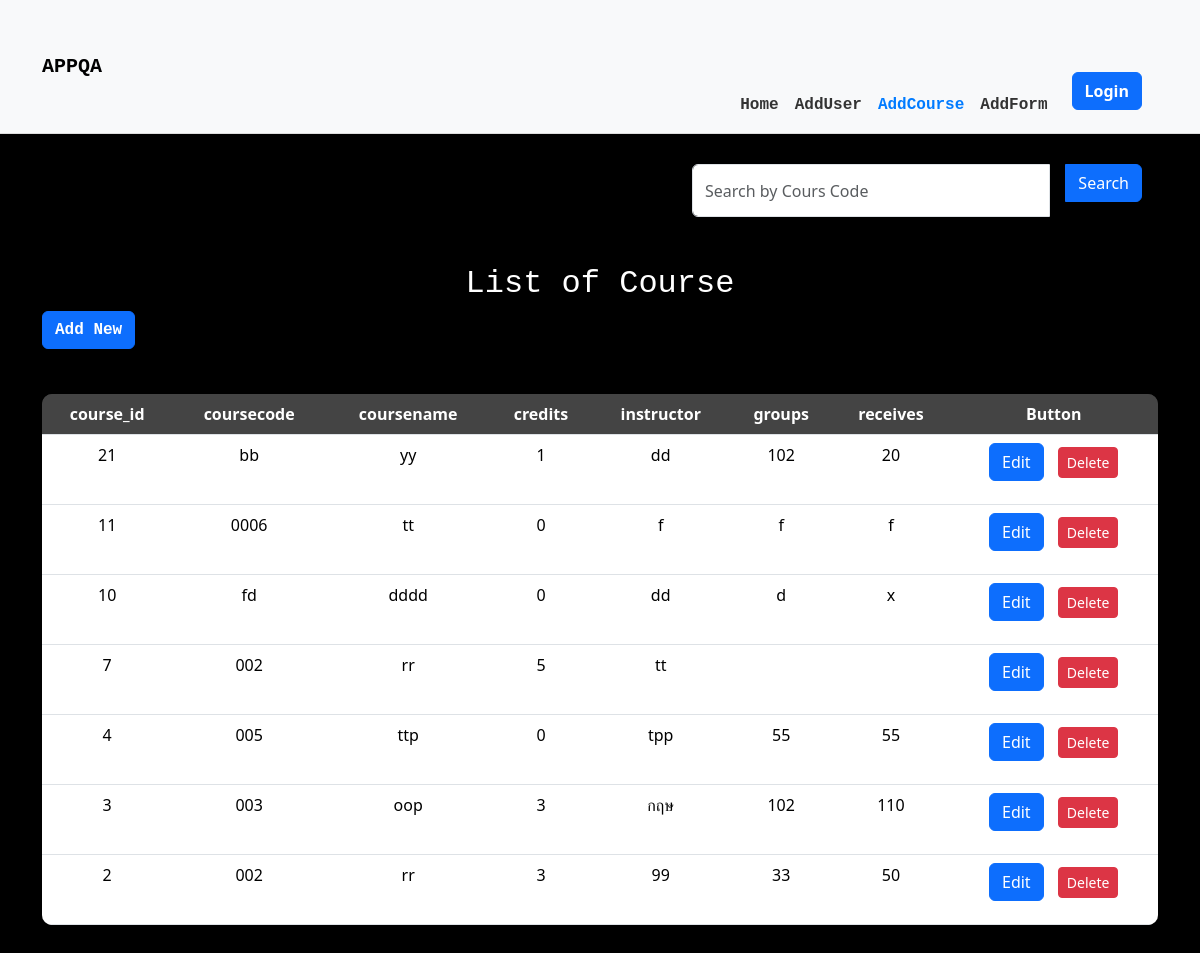
The page /adminpage/addcourse/index_course.php on the database its author committed.
### tables this page shows
CREATE TABLE `course` (
  `course_id` int(10) NOT NULL,
  `coursecode` varchar(10) NOT NULL,
  `coursename` varchar(50) NOT NULL,
  `credits` int(10) NOT NULL,
  `instructor` varchar(50) NOT NULL,
  `groups` varchar(20) NOT NULL,
  `receives` varchar(20) NOT NULL
);

### adminpage/addcourse/index_course.php (the view, shortened to what this page needs)
<!DOCTYPE html>
<html lang="en">
<head>
    <link rel="stylesheet" href="https://cdn.jsdelivr.net/npm/bootstrap@5.3.3/dist/css/bootstrap.min.css">
</head>
<body class="body-index">
    <?php
    $current_page = basename($_SERVER['PHP_SELF']);
    ?>
    <nav class="navbar navbar-expand-lg navbar-light bg-light">
        <div class="container">
            <a class="navbar-brand" href="http://localhost/connectform/homepage.php">APPQA</a>
            <ul class="navbar-nav ms-auto">
                <li class="nav-item <?php echo $current_page == 'homepage.php' ? 'active' : ''; ?>">
                    <a class="nav-link" href="http://localhost/connectform/homepage.php">Home</a>
                </li>
                <li class="nav-item <?php echo $current_page == 'index-user.php' ? 'active' : ''; ?>">
                    <a class="nav-link" href="http://localhost/connectform/adminpage/adduser/index-user.php">AddUser</a>
                </li>
                <li class="nav-item <?php echo $current_page == 'index_course.php' ? 'active' : ''; ?>">
                    <a class="nav-link" href="http://localhost/connectform/adminpage/addcourse/index_course.php">AddCourse</a>
                </li>
                <li class="nav-item <?php echo $current_page == 'index.php' ? 'active' : ''; ?>">
                    <a class="nav-link" href="http://localhost/connectform/adminpage/addform/index.php">AddForm</a>
                </li>
                <div class="login-button">
                    <a class="btn btn-primary" href="http://localhost/connectform/login.php" role="button" style="color: #fff;">Login</a>
                </div>
            </ul>
        </div>
    </nav>
    <!DOCTYPE html>
    <html lang="en">
    <head>
        <link rel="stylesheet" href="https://cdn.jsdelivr.net/npm/bootstrap@5.3.3/dist/css/bootstrap.min.css">
    </head>
    </head>
    <body>
        <div class="container mt-4">
            <form action="" method="GET">
                <div class="input-group mb-3">
                    <input id="searchInput" type="text" name="search" required value="<?php if (isset($_GET['search'])) {
                                                                                            echo htmlspecialchars($_GET['search']);
                                                                                        } ?>" class="form-control" placeholder="Search by Cours Code">
                    <button type="submit" class="btn btn-primary">Search</button>
                </div>
            </form>
        </div>
    </body>
    </html>
    <div class="container my-5">
        <h2 style="font-family: 'Courier New', Courier, monospace; text-align: center;">List of Course</h2>
        <a class="btn btn-primary" href="http://localhost/connectform/adminpage/addcourse/create_course.php" role="button" style="font-family: 'Courier New', Courier, monospace; font-weight: bold;">Add New</a>
        <br>
        <div class="table-container">
            <table class="table">
                <thead>
                    <tr>
                        <th>course_id</th>
                        <th>coursecode</th>
                        <th>coursename</th>
                        <th>credits</th>
                        <th>instructor</th>
                        <th>groups</th>
                        <th>receives</th>
                        <th style="text-align: center;">Button</th>
                    </tr>
                </thead>
                <tbody>
                    <?php
                    $servername = "localhost";
                    $username = "root";
                    $password = "";
                    $dbname = "app_qa";
                    $conn = mysqli_connect($servername, $username, $password, $dbname);
                    $sql = "SELECT * FROM course ORDER BY course_id DESC";
                    $result = $conn->query($sql);
                    if ($result && $result->num_rows > 0) {
                        while ($row = $result->fetch_assoc()) {
                            echo "<tr>
                                <td>{$row['course_id']}</td>
                                <td>{$row['coursecode']}</td>
                                <td>{$row['coursename']}</td>
                                <td>{$row['credits']}</td>
                                <td>{$row['instructor']}</td>
                                <td>{$row['groups']}</td>
                                <td>{$row['receives']}</td>
                            <td>
                                <a class='btn btn-primary btn-custom-edit' href='http://localhost/connectform/adminpage/addcourse/edit_course.php?course_id={$row['course_id']}'>Edit</a>
                                <a class='btn btn-danger btn-sm btn-custom-height' href='http://localhost/connectform/adminpage/addcourse/delete_course.php?course_id={$row['course_id']}'>Delete</a>
                            </td>
                                </td>
                            </tr>";
                        }
                    } else {
                        echo "<tr><td colspan='24'>No records found</td></tr>";
                    }
                    ?>
                </tbody>
            </table>
        </div>
    </div>
</body>
</html>

### adminpage/addcourse/index_course.php (style rules this page uses)
.body-index { background-color: #000; color: #fff; border-radius: 25px; }
.table { background-color: #333; color: #fff; border-radius: 10px; overflow: hidden; }
.table thead th { background-color: #444; color: #fff; }
.table tbody tr:nth-child(even) { background-color: #222; }
.table tbody tr:nth-child(odd) { background-color: #333; }
.table-container { margin-top: 30px; }
.btn-primary { margin-bottom: 15px; }
.btn-danger { margin-bottom: 15px; }
.btn-custom-height { padding: 10px 16px; font-size: 16px; }
.btn-custom-edit { margin-right: 10px; padding: 10px 16px; font-size: 16px; }
.table td, .table th { text-align: center; }
.navbar { margin-bottom: 30px; border-bottom: 1px solid #ddd; }
.navbar-brand { font-family: 'Courier New', Courier, monospace; font-weight: bold; }
.navbar-nav { margin-left: auto; }
.navbar-nav a { color: #333; font-weight: bold; }
.navbar-nav .nav-item.active .nav-link { color: #007bff; font-weight: bold; }
.login-button { margin-left: 1rem; margin-top: 4rem; }
li.nav-item { font-family: 'Courier New', Courier, monospace; font-weight: bold; margin-top: auto; }
.form-control { border-radius: 10px; width: 400px; margin-left: auto; margin-right: 1rem }
.ms-auto { margin-left: auto; margin-right: 1rem; }
.input-group { margin-left: auto; margin-right: 1rem; width: 450px; }

### rows shown on the page
course: course_id "21", coursecode "bb", coursename "yy", credits "1", instructor "dd", groups "102", receives "20"
course: course_id "11", coursecode "0006", coursename "tt", credits "0", instructor "f", groups "f", receives "f"
course: course_id "10", coursecode "fd", coursename "dddd", credits "0", instructor "dd", groups "d", receives "x"
course: course_id "7", coursecode "002", coursename "rr", credits "5", instructor "tt"
course: course_id "4", coursecode "005", coursename "ttp", credits "0", instructor "tpp", groups "55", receives "55"
course: course_id "3", coursecode "003", coursename "oop", credits "3", instructor "กฤษ", groups "102", receives "110"
course: course_id "2", coursecode "002", coursename "rr", credits "3", instructor "99", groups "33", receives "50"
